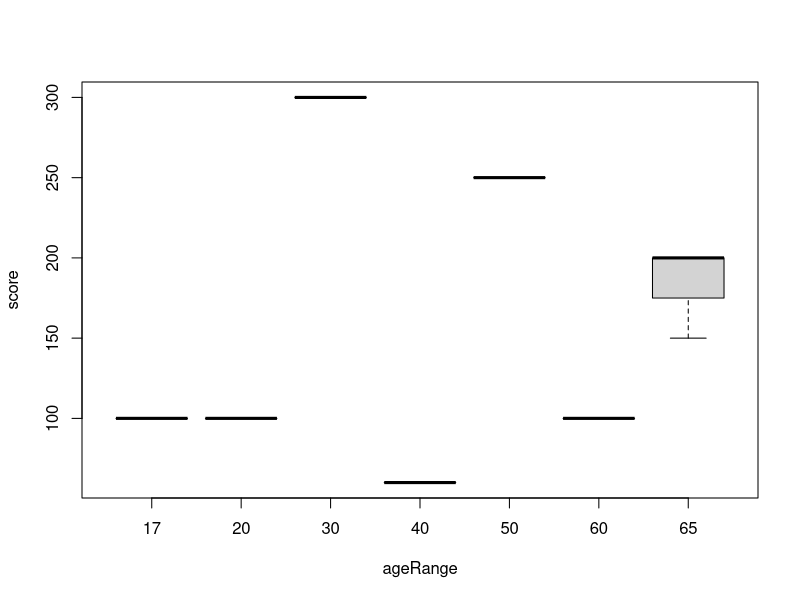

The R script that drew this image:
## ---- chunk 1
## Dummy Survey Data Creation Maintenance

illnessSurvey <- as.data.frame(matrix(data=c("fld1","Fld2","fld3", "fld4","fld5","fld6"),nrow=1, byrow=TRUE))
colnames(illnessSurvey) <- c("refNo","collectDate", "subjEmail","threeZip","ageRange","score")

# change all to character
for (i in seq(1:6) ) {
  illnessSurvey[,i] <- as.character(illnessSurvey[,i])
}
# make first line proper format dummy data
illnessSurvey[1,] <- list("1000000","2016-01-31","dummy0@gmail.com","502","65","150")
# change collectDate tp data class
illnessSurvey$collectDate <-as.Date(illnessSurvey$collectDate)
# change score to integer
illnessSurvey$score <-as.integer(illnessSurvey$score)
# add data with age range
illnessSurvey[2,] <- list("1000001","2016-01-31","dummy1@gmail.com","020","17",100)
illnessSurvey[3,] <- list("1000002","2016-01-31","dummy2@gmail.com","041","20",100)
illnessSurvey[4,] <- list("1000003","2016-01-31","dummy3@gmail.com","088","30",300)
illnessSurvey[5,] <- list("1000004","2016-01-31","dummy4@gmail.com","123","40",60)
illnessSurvey[6,] <- list("1000005","2016-01-31","dummy5@gmail.com","453","50",250)
illnessSurvey[7,] <- list("1000006","2016-01-31","dummy6@gmail.com","826","60",100)
illnessSurvey[8,] <- list("1000007","2016-01-31","dummy7@gmail.com","980","65",200)
illnessSurvey[9,] <- list("1000008","2016-01-31","dummy8@gmail.com","710","65",200)

#factorize ageRange with proper levels
illnessSurvey$ageRange <- as.factor(illnessSurvey$ageRange)

## ---- chunk 2
summary(illnessSurvey[,c(5,6)])
plot(illnessSurvey[,c(5,6)])
